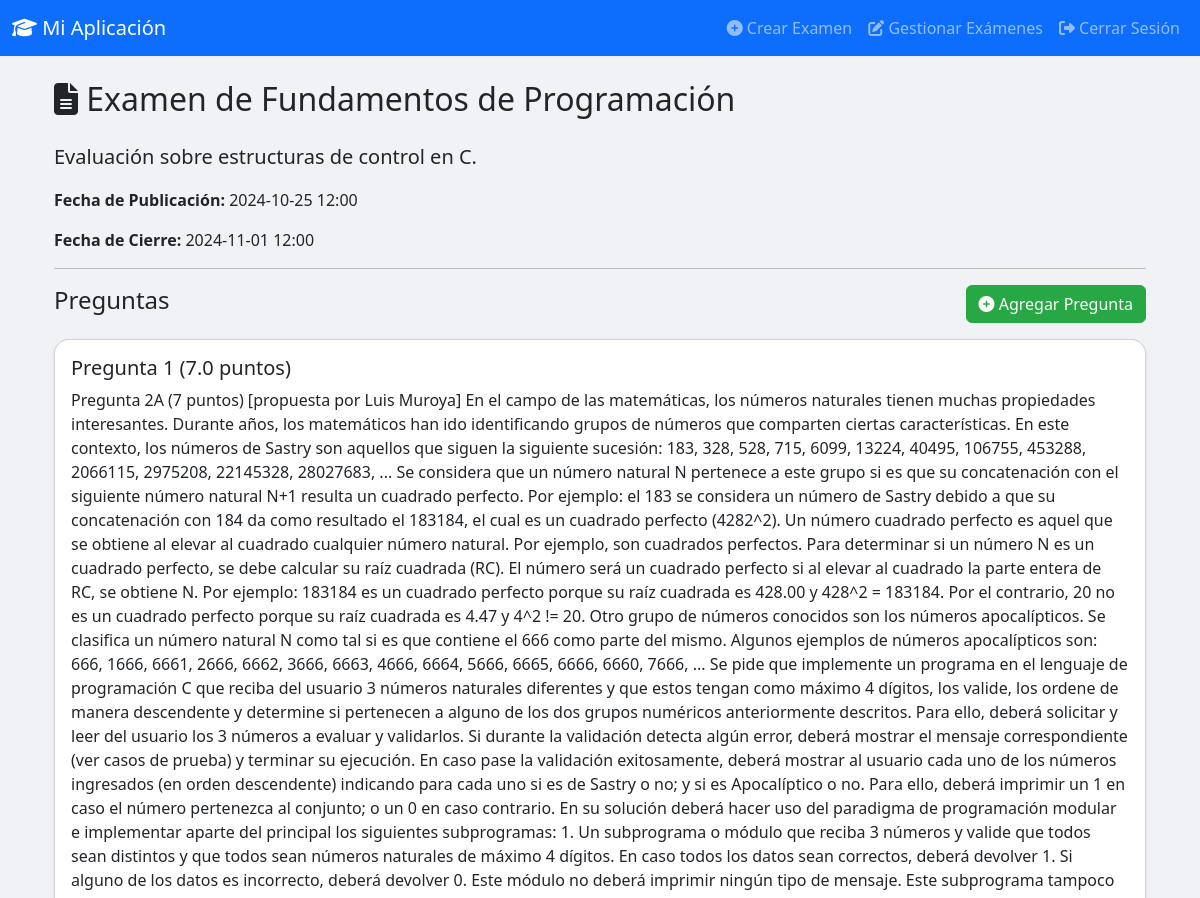
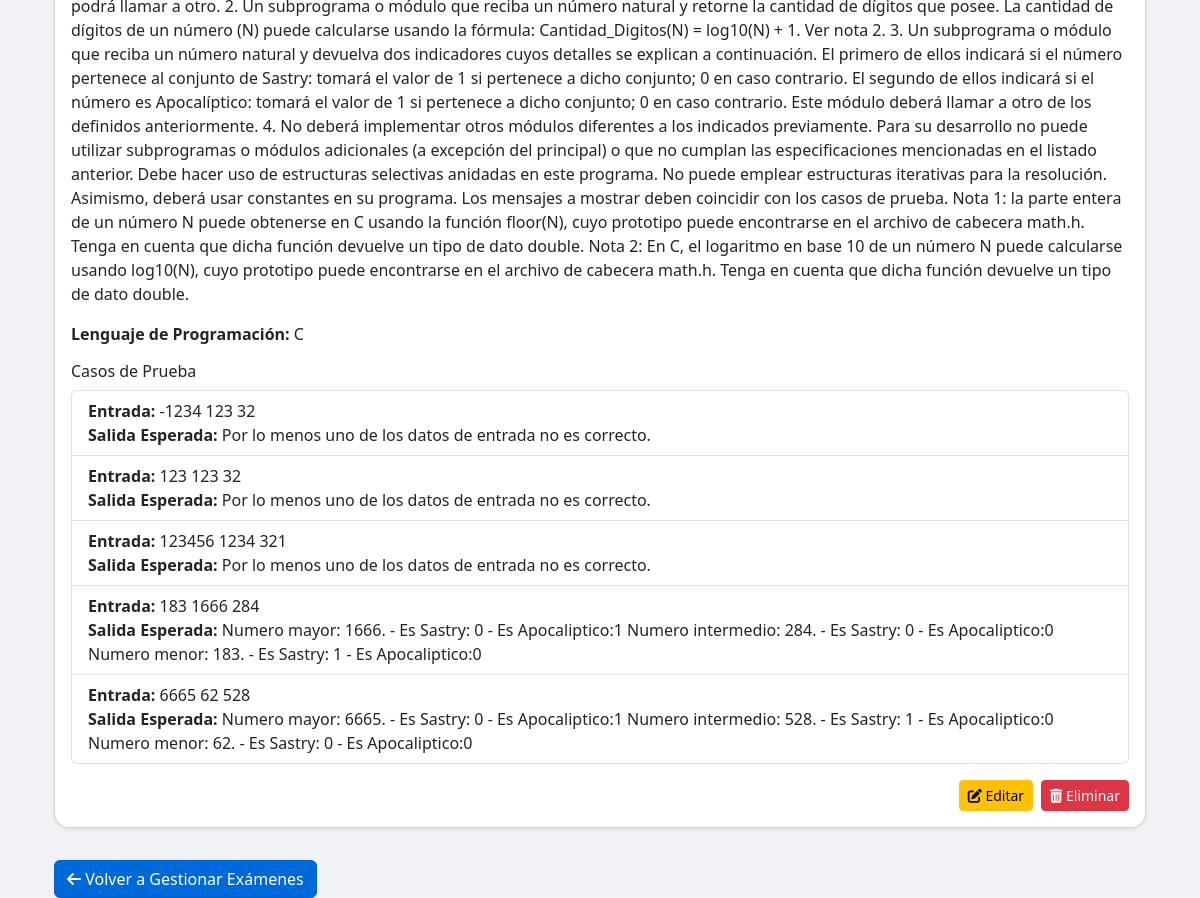
The app's page /examen/1 (signed in) with its own data (2 pictures, top to bottom).
### models.py (models this page shows, shortened)
class Examen(db.Model):
    __tablename__ = 'examen'
    id = db.Column(db.Integer, primary_key=True)
    titulo = db.Column(db.String(200), nullable=False)
    descripcion = db.Column(db.Text, nullable=False)
    fecha_publicacion = db.Column(db.DateTime, nullable=False, default=datetime.utcnow)
    fecha_cierre = db.Column(db.DateTime, nullable=False)
    horario_id = db.Column(db.Integer, db.ForeignKey('horario.id'), nullable=False)
    preguntas = db.relationship('Pregunta', backref='examen', lazy=True, cascade="all, delete-orphan")
    configuracion_examen = db.relationship('ConfiguracionExamen', back_populates='examen', uselist=False)
    __table_args__ = (
        db.Index('ix_examen_titulo', 'titulo'),  # Índice para mejorar las consultas por título de examen
    )

class Pregunta(db.Model):
    __tablename__ = 'pregunta'
    id = db.Column(db.Integer, primary_key=True)
    enunciado = db.Column(db.Text, nullable=False)
    puntaje_total = db.Column(db.Float, nullable=False)
    lenguaje_programacion = db.Column(db.String(50), nullable=False)
    solucion_modelo = db.Column(db.Text, nullable=True)
    rubrica_evaluacion = db.Column(db.Text, nullable=True, comment="Rubrica en formato JSON para la evaluación con LLM")
    examen_id = db.Column(db.Integer, db.ForeignKey('examen.id'), nullable=False)
    configuracion_formato_json = db.Column(
        db.Text,
        nullable=True,
        comment='Configuración del linter en JSON. Ej: {"perfil": "flake8", "args_adicionales": "--ignore=E501"}'
    )
    casos_de_prueba = db.relationship('CasoDePrueba', backref='pregunta', lazy=True, cascade="all, delete-orphan")
    entregas = db.relationship('Entrega', backref='pregunta', lazy='dynamic')

class CasoDePrueba(db.Model):
    __tablename__ = 'caso_de_prueba'
    id = db.Column(db.Integer, primary_key=True)
    descripcion = db.Column(db.Text, nullable=False)
    argumentos = db.Column(db.Text, nullable=False)
    entrada = db.Column(db.Text, nullable=True, default="")
    salida_esperada = db.Column(db.Text, nullable=True, default="")
    puntos = db.Column(db.Float, nullable=False)
    es_oculto = db.Column(db.Boolean, default=False)
    pregunta_id = db.Column(db.Integer, db.ForeignKey('pregunta.id'), nullable=False)
    resultados = db.relationship('ResultadoDeEvaluacion', backref='caso_de_prueba', lazy='dynamic')

### routes.py (the view)
@app.route('/examen/<int:examen_id>')
@login_required
def ver_examen(examen_id):
    from datetime import datetime  # asegúrate de que datetime esté importado
    examen = Examen.query.get_or_404(examen_id)
    if examen.horario not in current_user.horarios:
        flash('No tienes acceso a este examen.', 'danger')
        return redirect(url_for('dashboard'))
    if current_user.rol == 'docente':
        form = DeleteForm()
        return render_template('ver_examen.html', examen=examen, form=form, now=datetime.utcnow())
    elif current_user.rol == 'alumno':
        return render_template('ver_examen_alumno.html', examen=examen, now=datetime.utcnow())  # <-- añadir now=datetime.utcnow()
    else:
        flash('Rol de usuario desconocido.', 'danger')
        return redirect(url_for('logout'))

### models.py (called while the page is built)
@login_manager.user_loader
def load_user(user_id):
    return Usuario.query.get(int(user_id))

### templates/ver_examen.html (shortened to what this page needs)
{% extends "base.html" %}
{% block content %}
<div class="container mt-4">
    <h2 class="mb-4"><i class="fas fa-file-alt"></i> {{ examen.titulo }}</h2>
    <p class="lead">{{ examen.descripcion }}</p>
    <p><strong>Fecha de Publicación:</strong> {{ examen.fecha_publicacion.strftime('%Y-%m-%d %H:%M') }}</p>
    <p><strong>Fecha de Cierre:</strong> {{ examen.fecha_cierre.strftime('%Y-%m-%d %H:%M') }}</p>
    <hr>
    <div class="d-flex justify-content-between align-items-center mb-3">
        <h4>Preguntas</h4>
        <a href="{{ url_for('agregar_pregunta', examen_id=examen.id) }}" class="btn btn-success">
            <i class="fas fa-plus-circle"></i> Agregar Pregunta
        </a>
    </div>
    {% if examen.preguntas %}
        {% for pregunta in examen.preguntas %}
            <div class="card mb-3 shadow-sm">
                <div class="card-body">
                    <h5 class="card-title">Pregunta {{ loop.index }} ({{ pregunta.puntaje_total }} puntos)</h5>
                    <p class="card-text">{{ pregunta.enunciado }}</p>
                    <p><strong>Lenguaje de Programación:</strong> {{ pregunta.lenguaje_programacion }}</p>
                    <h6>Casos de Prueba</h6>
                    {% if pregunta.casos_de_prueba %}
                        <ul class="list-group mb-3">
                            {% for caso in pregunta.casos_de_prueba %}
                                <li class="list-group-item">
                                    <strong>Entrada:</strong> {{ caso.entrada }}<br>
                                    <strong>Salida Esperada:</strong> {{ caso.salida_esperada }}
                                </li>
                            {% endfor %}
                        </ul>
                    {% else %}
                        <p>No hay casos de prueba agregados aún.</p>
                    {% endif %}
                    <div class="d-flex justify-content-end">
                        <a href="{{ url_for('editar_pregunta', pregunta_id=pregunta.id) }}" class="btn btn-sm btn-warning me-2">
                            <i class="fas fa-edit"></i> Editar
                        </a>
                        <form action="{{ url_for('eliminar_pregunta', pregunta_id=pregunta.id) }}" method="POST" style="display: inline-block;">
                            <button type="submit" class="btn btn-sm btn-danger" onclick="return confirm('¿Estás seguro de eliminar esta pregunta?');">
                                <i class="fas fa-trash-alt"></i> Eliminar
                            </button>
                        </form>
                    </div>
                </div>
            </div>
        {% endfor %}
    {% else %}
        <p>No hay preguntas agregadas aún.</p>
    {% endif %}
    <a href="{{ url_for('gestionar_examenes') }}" class="btn btn-primary mt-3">
        <i class="fas fa-arrow-left"></i> Volver a Gestionar Exámenes
    </a>
</div>
{% endblock %}

### static/css/styles.css (style rules this page uses)
body { background-color: #f0f2f5; }
.card { border-radius: 15px; transition: transform 0.2s; }
.btn-primary { background-color: #0069d9; border-color: #0062cc; }
.btn-success { background-color: #28a745; border-color: #28a745; }
.btn-warning { background-color: #ffc107; border-color: #ffc107; }
.btn-danger { background-color: #dc3545; border-color: #dc3545; }

### records on screen
Examen: titulo "Examen de Fundamentos de Programación", descripcion "Evaluación sobre estructuras de control en C.", fecha_publicacion "2024-10-25 12:00", fecha_cierre "2024-11-01 12:00"
Pregunta: puntaje_total "7.0", enunciado "Pregunta 2A (7 puntos) [propuesta por Luis Muroya] En el campo de las matemáticas, los números naturales tienen muchas propiedades interesantes. Durante años, los matemáticos han ido identificando grupos de números que comparten ciertas características. En este contexto, los números de Sastry son aquellos que siguen la siguiente sucesión: 183, 328, 528, 715, 6099, 13224, 40495, 106755, 453288, 2066115, 2975208, 22145328, 28027683, ... Se considera que un número natural N pertenece a este grupo si es que su concatenación con el siguiente número natural N+1 resulta un cuadrado perfecto. Por ejemplo: el 183 se considera un número de Sastry debido a que su concatenación con 184 da como…", lenguaje_programacion "C"
CasoDePrueba: entrada "-1234 123 32", salida_esperada "Por lo menos uno de los datos de entrada no es correcto."
CasoDePrueba: entrada "123 123 32", salida_esperada "Por lo menos uno de los datos de entrada no es correcto."
CasoDePrueba: entrada "123456 1234 321", salida_esperada "Por lo menos uno de los datos de entrada no es correcto."
CasoDePrueba: entrada "183 1666 284", salida_esperada "Numero mayor: 1666. - Es Sastry: 0 - Es Apocaliptico:1 Numero intermedio: 284. - Es Sastry: 0 - Es Apocaliptico:0 Numero menor: 183. - Es Sastry: 1 - Es Apocaliptico:0"
CasoDePrueba: entrada "6665 62 528", salida_esperada "Numero mayor: 6665. - Es Sastry: 0 - Es Apocaliptico:1 Numero intermedio: 528. - Es Sastry: 1 - Es Apocaliptico:0 Numero menor: 62. - Es Sastry: 0 - Es Apocaliptico:0"
